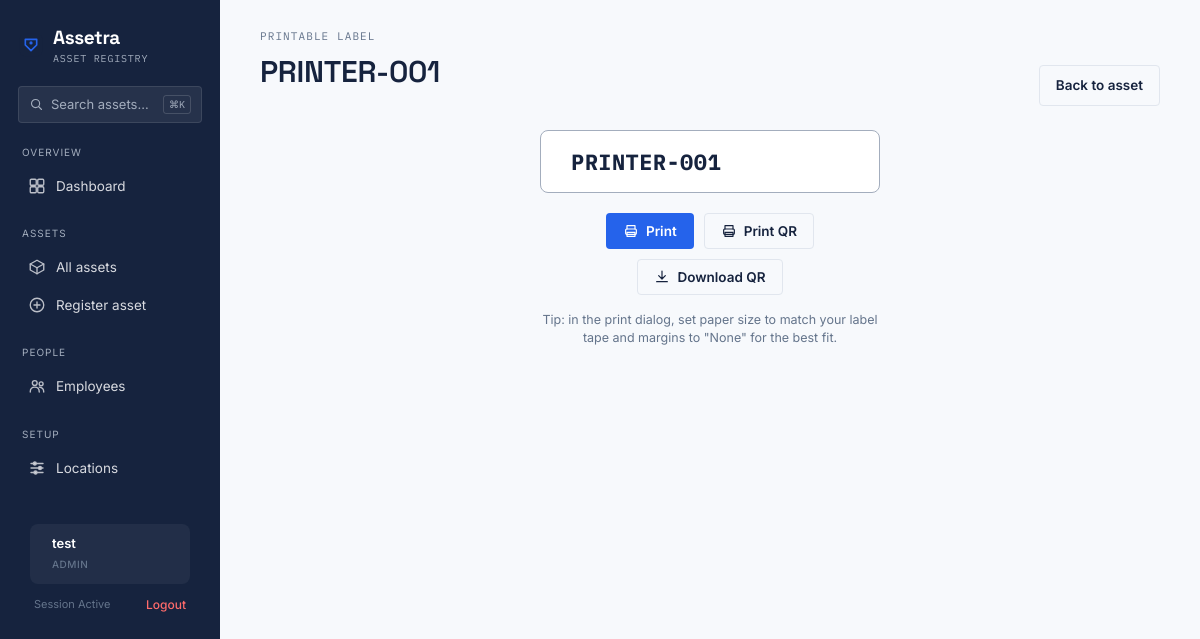
The app's page /assets/1/label (signed in) with its own data.
### tables this page shows
CREATE TABLE accounts (
    id              INTEGER PRIMARY KEY AUTOINCREMENT,
    username        TEXT NOT NULL UNIQUE,
    role            TEXT NOT NULL DEFAULT 'user',  -- superadmin | admin | user
    password_hash   TEXT NOT NULL,
    is_active       INTEGER NOT NULL DEFAULT 1,
    created_at      TEXT NOT NULL DEFAULT (datetime('now'))
);

CREATE TABLE assets (
    id                  INTEGER PRIMARY KEY AUTOINCREMENT,
    asset_tag           TEXT NOT NULL UNIQUE,      -- user-entered Asset ID, e.g. LAPTOP-001
    name                TEXT NOT NULL,
    category            TEXT NOT NULL DEFAULT 'Other',
    serial_number       TEXT,
    location_id         INTEGER,
    assigned_employee_id INTEGER,
    condition           TEXT NOT NULL DEFAULT 'Good',   -- New, Good, Fair, Poor, Damaged
    status              TEXT NOT NULL DEFAULT 'Available', -- Available, Assigned, In Repair, Retired, Lost
    purchase_date        TEXT,
    purchase_cost         REAL,
    vendor               TEXT,
    warranty_expiry       TEXT,
    notes                TEXT,
    created_at           TEXT NOT NULL DEFAULT (datetime('now')),
    updated_at           TEXT NOT NULL DEFAULT (datetime('now')),
    FOREIGN KEY (location_id) REFERENCES locations(id) ON DELETE SET NULL,
    FOREIGN KEY (assigned_employee_id) REFERENCES employees(id) ON DELETE SET NULL
);

### app.py (the view)
@app.route("/assets/<int:asset_id>/label")
@require()
def asset_label(asset_id):
  conn = get_db()
  asset = conn.execute("SELECT * FROM assets WHERE id = ?", (asset_id,)).fetchone()
  conn.close()
  if asset is None:
    abort(404)
  scan_url = request.url_root.rstrip("/") + url_for(
      "asset_detail", asset_id=asset_id
  )
  return render_template("asset_label.html", asset=asset, scan_url=scan_url)

### app.py (called while the page is built)
def can(role, action):
  perms = PERMISSIONS.get(role, set())
  return "*" in perms or action in perms

def current_account():
  uid = session.get("uid")
  if not uid:
    return None
  conn = get_db()
  acc = conn.execute("SELECT * FROM accounts WHERE id = ?", (uid,)).fetchone()
  conn.close()
  return acc if acc and acc["is_active"] else None

def require(action=None):
  def decorator(fn):
    from functools import wraps
    @wraps(fn)
    def wrapper(*args, **kwargs):
      acc = current_account()
      if not acc:
        return redirect(url_for("login"))
      if action and not can(acc["role"], action):
        flash("You don't have permission to do that.", "error")
        return redirect(url_for("dashboard"))
      g.account = acc
      return fn(*args, **kwargs)
    return wrapper
  return decorator

@app.context_processor
def inject_globals():
  acc = current_account()
  return {"current_year": datetime.now().year, "me": acc, "can": can}

### db.py (called while the page is built)
def get_db():
    os.makedirs(os.path.dirname(DB_PATH), exist_ok=True)
    conn = sqlite3.connect(DB_PATH)
    conn.row_factory = sqlite3.Row
    conn.execute("PRAGMA foreign_keys = ON")
    return conn

### templates/asset_label.html (shortened to what this page needs)
{% extends "base.html" %} {% block title %}Print label · {{ asset.asset_tag }}{% endblock %} {% block content %} {% from "_icons.html" import icon %} {% set is_admin_or_higher = me and me.role in ['superadmin', 'admin'] %} {% set is_staff = me is not
none %}
<div class="page-head">
    <div>
        <div class="eyebrow">Printable label</div>
        <h1>{{ asset.asset_tag }}</h1>
    </div>
    <a href="{{ url_for('asset_detail', asset_id=asset.id) }}" class="btn btn-ghost">Back to asset</a>
</div>
<div class="label-sheet">
    <div class="label-card label-card-tape">
        <div class="lc-tag lc-tag-big">{{ asset.asset_tag }}</div>
    </div>
    <div class="label-actions" style="display: flex; gap: 10px; justify-content: center; flex-wrap: wrap;">
        <button class="btn btn-accent {% if not is_staff %}btn-disabled{% endif %}" {% if not is_staff %}disabled title="Sign in as staff to print labels" {% endif %} onclick="window.print()">
            {{ icon('printer', 16) }}Print
        </button>
        <button class="btn btn-ghost {% if not is_admin_or_higher %}btn-disabled{% endif %}" id="tspl-print-btn" {% if not is_admin_or_higher %}disabled title="Restricted to Admins and Superadmins" {% endif %} onclick="printLabel()">
            {{ icon('printer', 16) }}<span id="tspl-print-text">Print QR</span>
        </button>
        <button class="btn btn-ghost {% if not is_staff %}btn-disabled{% endif %}" {% if not is_staff %}disabled title="Sign in as staff to download QR codes" {% endif %} onclick="downloadQR('{{ asset.asset_tag }}-qr.png')">
            {{ icon('download', 16) }}Download QR
        </button>
    </div>
    <p style="text-align:center; color:var(--steel); font-size:12.5px; margin-top:16px;">
        Tip: in the print dialog, set paper size to match your label tape and margins to "None" for the best fit.
    </p>
</div>
{% endblock %}

### templates/base.html (shortened to what this page needs)
<!DOCTYPE html>
<html lang="en">
<head>
    <link rel="stylesheet" href="{{ url_for('static', filename='style.css') }}">
</head>
<body>
     {% from "_icons.html" import icon %}
    <div class="shell{% if not me %} auth-shell{% endif %}">
        {% if me %}
        <nav class="sidebar">
            <a class="brand" href="{{ url_for('dashboard') }}">
                <img src="{{ url_for('static', filename='favicon.svg') }}" alt="" width="26" height="26">
                <div>
                    <span class="brand-name">Assetra</span>
                    <span class="brand-tag">Asset Registry</span>
                </div>
            </a>
            <div class="quick-search">
                {{ icon('search', 15) }}
                <input id="quick-search" type="text" placeholder="Search assets…" autocomplete="off">
                <kbd>⌘K</kbd>
            </div>
            <div class="nav-section">
                <div class="nav-label">Overview</div>
                <a class="nav-link {{ 'active' if request.endpoint == 'dashboard' }}" href="{{ url_for('dashboard') }}">{{ icon('grid') }}<span>Dashboard</span></a>
            </div>
            <div class="nav-section">
                <div class="nav-label">Assets</div>
                <a class="nav-link {{ 'active' if request.endpoint == 'asset_list' }}" href="{{ url_for('asset_list') }}">{{ icon('box') }}<span>All assets</span></a>
                <a class="nav-link {{ 'active' if request.endpoint == 'asset_new' }}" href="{{ url_for('asset_new') }}">{{ icon('plus-circle') }}<span>Register asset</span></a>
            </div>
            <div class="nav-section">
                <div class="nav-label">People</div>
                <a class="nav-link {{ 'active' if request.endpoint == 'employees' }}" href="{{ url_for('employees') }}">{{ icon('users') }}<span>Employees</span></a>
            </div>
            <div class="nav-section">
                <div class="nav-label">Setup</div>
                <a class="nav-link {{ 'active' if request.endpoint == 'settings' }}" href="{{ url_for('settings') }}">{{ icon('sliders') }}<span>Locations</span></a>
            </div>
            <div style="margin-top: auto; padding: 16px 12px; border-top: 1px solid var(--border);">
                <a href="{{ url_for('user_settings') }}" class="nav-link {{ 'active' if request.endpoint == 'user_settings' }}" style="display: flex; align-items: center; margin-bottom: 12px; padding: 10px 12px; border-radius: 8px; background: rgba(255, 255, 255, 0.05); border: 1px solid var(--border);">
                    <div style="flex: 1; overflow: hidden; margin-left: 10px;">
                        <div style="font-weight: 600; font-size: 13px; color: #ffffff; white-space: nowrap; overflow: hidden; text-overflow: ellipsis;">{{ me.username }}</div>
                        <span style="font-size: 10px; color: var(--steel); text-transform: uppercase; font-weight: 500; letter-spacing: 0.5px;">{{ me.role }}</span>
                    </div>
                </a>
                <div style="display: flex; align-items: center; justify-content: space-between; padding: 0 4px;">
                    <span style="font-size: 11px; color: var(--steel);">Session Active</span>
                    <a href="{{ url_for('logout') }}" title="Logout" style="color: #ff6b6b; display: flex; align-items: center; gap: 4px; font-size: 12px; text-decoration: none; font-weight: 500;">
                        {{ icon('log-out', 14) }} Logout
                    </a>
                </div>
            </div>
        </nav>
        {% endif %}
        <main class="main" {% if not me %}style="max-width: 100%; margin: 0; padding: 0; width: 100%; display: flex; align-items: center; justify-content: center;" {% endif %}>
             {% block content %}{% endblock %}
        </main>
    </div>
</body>
</html>

### static/style.css (style rules this page uses)
:root { --ink: #16233e; --ink-soft: #223256; --paper: #f7f9fc; --paper-raised: #ffffff; --steel: #64748b; --steel-light: #a3adbd; --hairline: #e1e6ee; --blue: #2563eb; --blue-dark: #1d4ed8; --blue-bg: #e8f0fe; --teal: #0d8f72; --teal-bg: #e2f5ef; --rust: #d3402c; --rust-bg: #fbe9e6; --slate-bg: #e9edf7; --slate: #4a5fc1; --amber: #d1861a; --amber-dark: #b06f13; --font-display: 'Space Grotesk', 'Segoe UI', sans-serif; --font-body: 'Inter', 'Segoe UI', sans-serif; --font-mono: 'IBM Plex Mono', 'Courier New', monospace; --radius: 4px; --shadow-card: 0 1px 2px rgba(28,34,48,0.06), 0 1px 0 rgba(28,34,48,0.04); }
* { box-sizing: border-box; }
html, body { margin: 0; padding: 0; background: var(--paper); color: var(--ink); font-family: var(--font-body); font-size: 15px; line-height: 1.5; }
a { color: inherit; text-decoration: none; }
h1, h2, h3, h4 { font-family: var(--font-display); font-weight: 600; margin: 0 0 0.4em 0; letter-spacing: -0.01em; }
.shell { display: grid; grid-template-columns: 220px 1fr; min-height: 100vh; }
.sidebar { background: var(--ink); color: #fff; padding: 24px 18px; position: sticky; top: 0; height: 100vh; }
.brand { display: flex; align-items: center; gap: 9px; margin-bottom: 20px; }
.brand img { display: block; border-radius: 6px; }
.brand-name { font-family: var(--font-display); font-weight: 700; font-size: 19px; letter-spacing: -0.02em; color: #fff; }
.brand-tag { font-family: var(--font-mono); font-size: 10px; color: var(--steel-light); letter-spacing: 0.08em; text-transform: uppercase; display: block; margin-top: -2px; }
.nav-section { margin-bottom: 22px; }
.nav-label { font-size: 10px; text-transform: uppercase; letter-spacing: 0.1em; color: var(--steel-light); margin: 0 0 8px 4px; }
.nav-link { display: flex; align-items: center; gap: 10px; padding: 8px 10px; border-radius: var(--radius); color: #d8dae0; font-size: 13.5px; margin-bottom: 2px; transition: background 0.12s ease, transform 0.12s ease; }
.quick-search { position: relative; display: flex; align-items: center; gap: 7px; background: rgba(255,255,255,0.07); border: 1px solid rgba(255,255,255,0.1); border-radius: var(--radius); padding: 8px 10px; margin-bottom: 22px; color: var(--steel-light); transition: border-color 0.12s ease; }
.quick-search input { background: transparent; border: none; padding: 0; color: #fff; font-size: 13px; flex: 1; min-width: 0; }
.quick-search input::placeholder { color: var(--steel-light); }
.quick-search kbd { font-family: var(--font-mono); font-size: 10px; color: var(--steel-light); border: 1px solid rgba(255,255,255,0.15); border-radius: 3px; padding: 1px 5px; }
.main { padding: 28px 40px 60px; max-width: 1180px; }
.page-head { display: flex; justify-content: space-between; align-items: flex-end; margin-bottom: 24px; flex-wrap: wrap; gap: 12px; }
.eyebrow { font-family: var(--font-mono); font-size: 11px; text-transform: uppercase; letter-spacing: 0.1em; color: var(--steel); margin-bottom: 4px; }
.btn { display: inline-flex; align-items: center; gap: 7px; font-family: var(--font-body); font-size: 13.5px; font-weight: 600; padding: 9px 16px; border-radius: var(--radius); border: 1px solid transparent; cursor: pointer; transition: all 0.12s ease; }
.btn-accent { background: var(--blue); color: #fff; }
.btn-ghost { background: transparent; color: var(--ink); border-color: var(--hairline); }
input, select, textarea { width: 100%; font-family: var(--font-body); font-size: 14px; padding: 9px 11px; border: 1px solid var(--hairline); border-radius: var(--radius); background: #fff; color: var(--ink); }
.label-sheet { max-width: 340px; margin: 0 auto; }
.label-card { background: #fff; border: 1.5px dashed var(--steel-light); border-radius: 8px; padding: 20px; text-align: center; }
.label-card .lc-tag { font-family: var(--font-mono); font-size: 13px; color: var(--amber-dark); }
.label-card-tape { padding: 14px; border-style: solid; display: flex; align-items: center; gap: 16px; text-align: left; }
.label-card-tape .lc-tag-big { font-size: 22px; font-weight: 800; letter-spacing: 0.02em; color: var(--ink); word-break: break-word; }
.label-actions { display: flex; gap: 10px; justify-content: center; margin-top: 20px; }

### records on screen
accounts: username "test", role "ADMIN"
assets: asset_tag "PRINTER-001"
